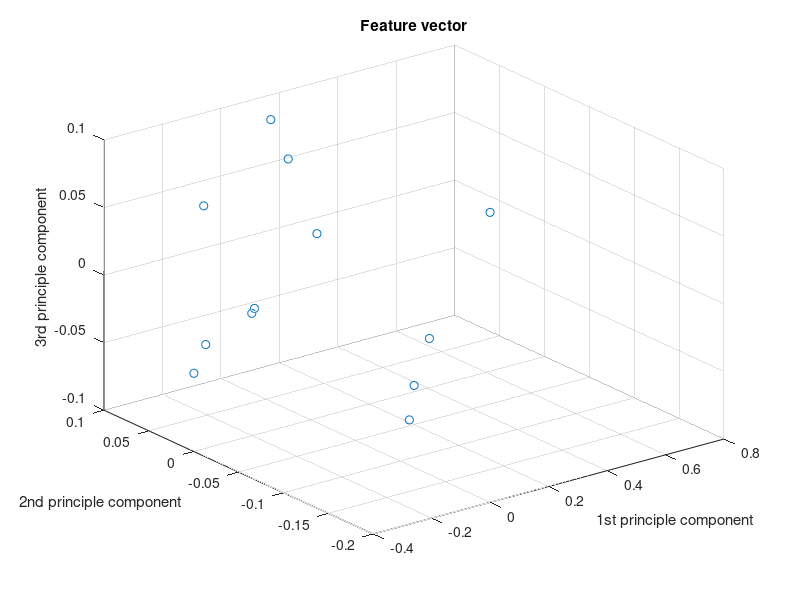
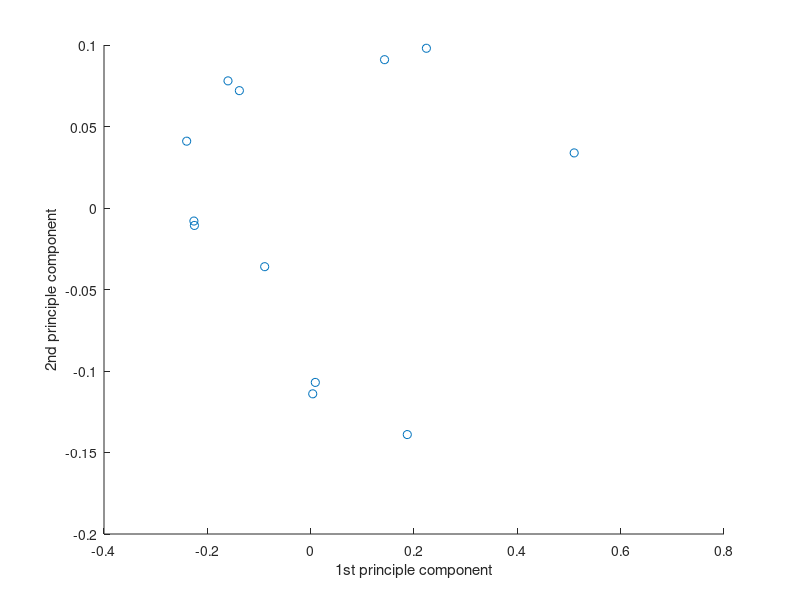
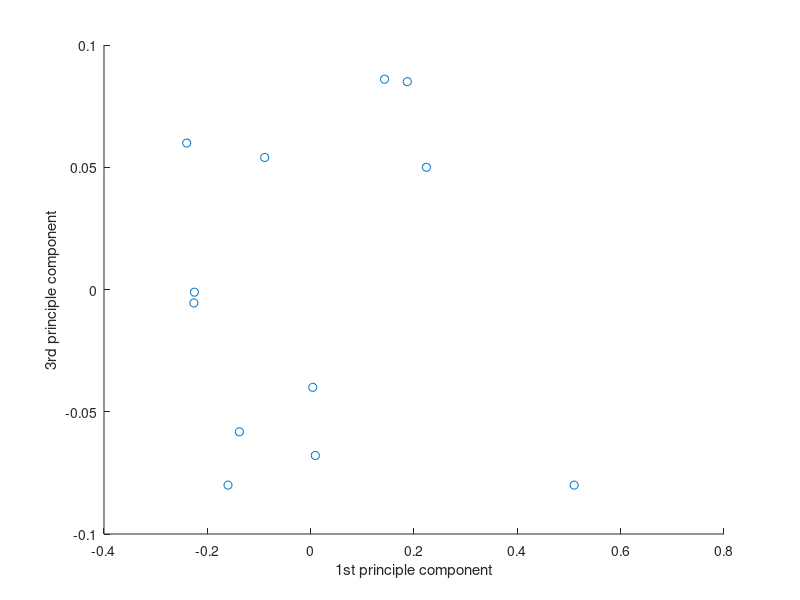

These figures' MATLAB source, in order:
x = [-0.24;-0.16;0.51;0.009;-0.225;0.004;-0.226;-0.138;0.224;0.143;0.187;-0.089];
y = [0.041;0.078;0.0338;-0.107;-0.0107;-0.114;-0.008;0.072;0.098;0.091;-0.139;-0.036];
z = [0.0599;-0.08;-0.08;-0.0679;-.0011;-0.04;-0.0055;-0.0582;0.05;0.086;0.085;0.054];

figure(1);
scatter3(x,y,z);
xlabel('1st principle component');
ylabel('2nd principle component');
zlabel('3rd principle component');
title('Feature vector');

figure(2);
scatter(x,y);
xlabel('1st principle component');
ylabel('2nd principle component');

figure(3);
scatter(x,z);
xlabel('1st principle component');
ylabel('3rd principle component');

